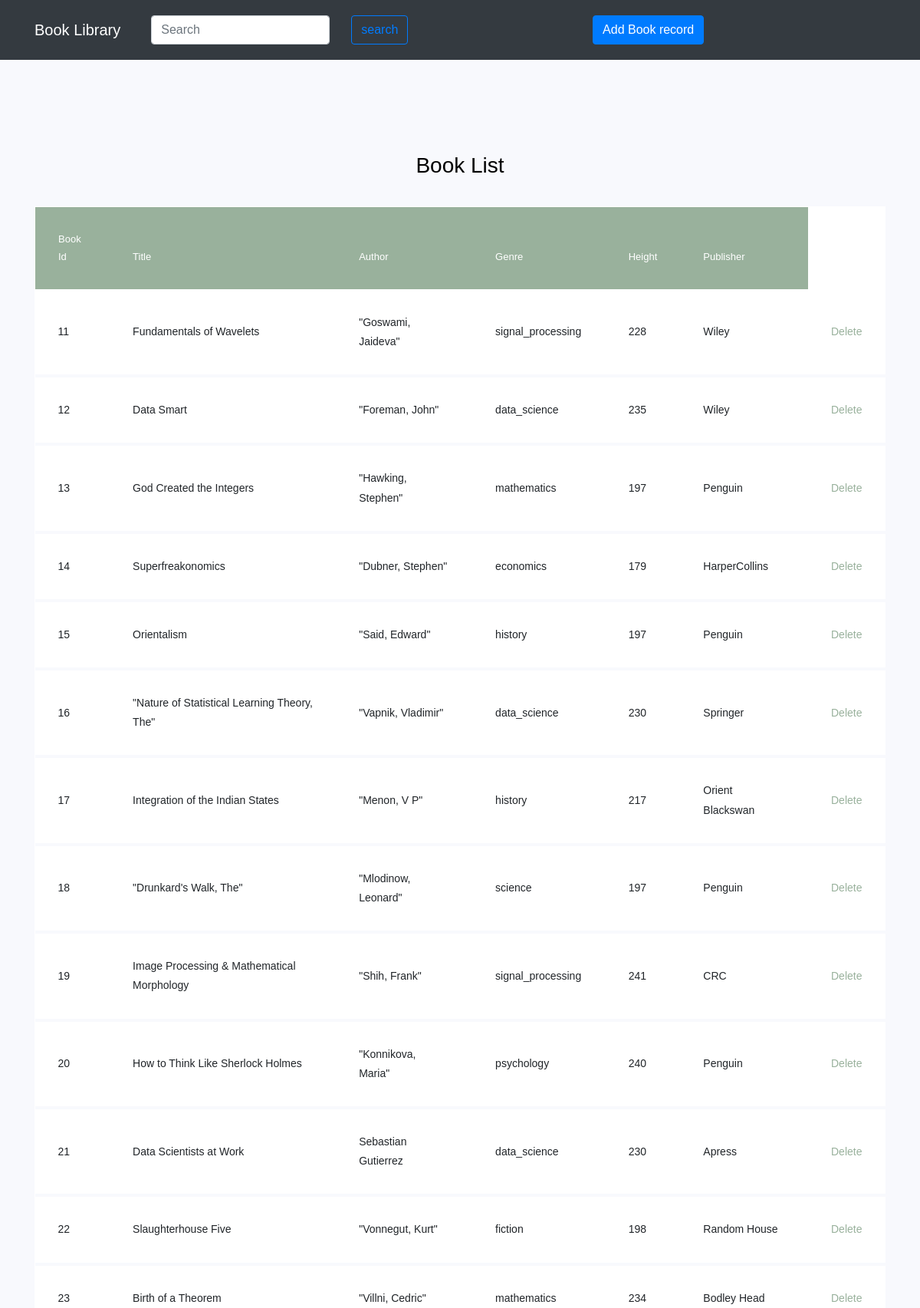
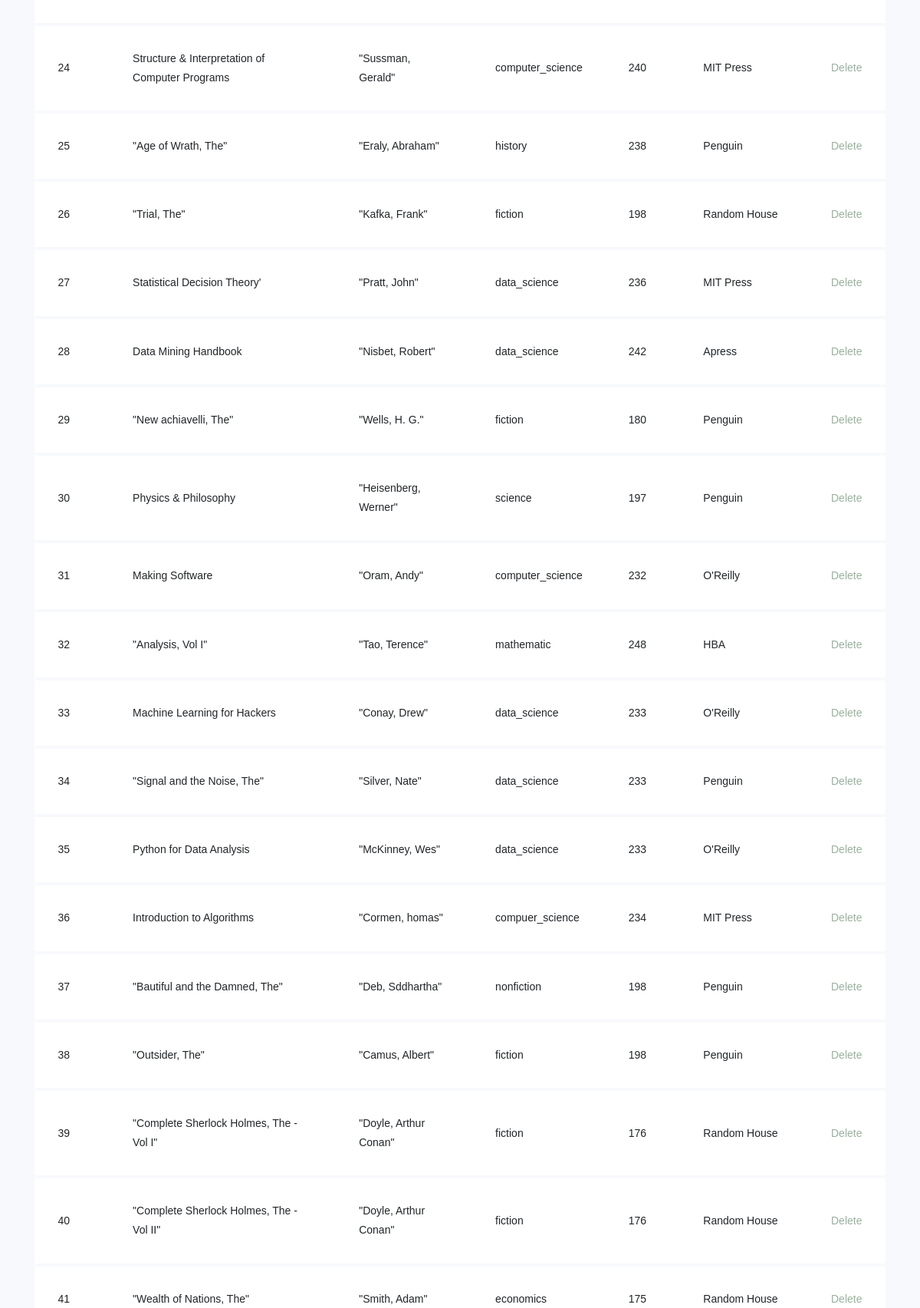
The page / (upper part) on the database its author committed (2 pictures, top to bottom).
### Library_management/models.py (models this page shows)
class book(models.Model):
    title = models.CharField(max_length=100)
    author = models.CharField(max_length=100)
    genre = models.CharField(max_length=100)
    height = models.IntegerField()
    publisher = models.CharField(max_length=100)

### Library_management/views.py (the view)
# urls.py: path('',views.bkdisplay, name="bkdisplay"),
def bkdisplay(request):
    if 's' in request.GET:
        s=request.GET['s']
        results=book.objects.filter(Q(title__icontains=s) | Q(genre__icontains=s))
    else:
        results=book.objects.all()
    return render(request,"index.html",{"book":results})

### templates/index.html (shortened to what this page needs)
<!DOCTYPE html>
<head>
    <link rel="stylesheet" href="https://cdn.jsdelivr.net/npm/bootstrap@4.5.3/dist/css/bootstrap.min.css">
	<link rel="stylesheet" href="https://stackpath.bootstrapcdn.com/font-awesome/4.7.0/css/font-awesome.min.css">
    <link rel="stylesheet" href="../css/style.css"/>
</head>
<body>
    <section>
        <nav class="navbar navbar-expand-lg bg-dark navbar-dark py-3 fixed-top">
            <div class="container">
              <a href="#" class="navbar-brand">Book Library</a>
              <div class="collapse navbar-collapse" id="navmenu">
                  <form>
                      <div class="input-group">
                          <input name="s" type="text" class="form-control rounded mx-4" placeholder="Search" aria-label="Search"
                          aria-describedby="search-addon" />
                          <button type="submit" value="search" class="btn btn-outline-primary mx-1">search</button>
                  </div>
                  </form>
                <div class="navbar-nav mx-auto">
                      <a  href="{% url 'bkinsert' %}"><button class="btn btn-primary mx-1">Add Book record</button></a>
                </div>
              </div>
            </div>
          </nav>
    </section>
    <section class="ftco-section">
        <div class="container" style="padding-top: 50px; padding-bottom: 40px;">
             <div class="row justify-content-center">
                <div class="col-md-6 text-center mb-4">
                    <h2 class="heading-section">Book List</h2>
                </div>
            </div>
            <div class="row">
                 <div class="col-md-12">
                    <div class="table-wrap">
                            <table class="table">
                                <thead class="thead-primary">
                                  <tr class="alert" role="alert" >
                                    <th>Book Id</th>
                                    <th>Title</th>
                                    <th>Author</th>
                                    <th>Genre</th>
                                    <th>Height</th>
                                    <th>Publisher</th>
                                  </tr>
                                </thead>
                                {% for displayst in book %}
                                <tbody>
                                <tr >
                                    <td>{{displayst.id}}</td>
                                    <td>{{displayst.title}}</td>
                                    <td>{{displayst.author}}</td>
                                    <td>{{displayst.genre}}</td>
                                    <td>{{displayst.height}}</td>
                                    <td>{{displayst.publisher}}</td>
                                    <td><a href="/Delete/{{displayst.id}}" onclick="return confirm('Are you sure you want to DELETE ?')">Delete</a></td>
                                </tr>
                                </tbody>
                                {% endfor %}
                        </table>
                    </div>
                </div>
             </div>
        </div>
    </section>
    <br>
</body>
</html>

### rows shown on the page
book: id "11", title "Fundamentals of Wavelets", author "\"Goswami, Jaideva\"", genre "signal_processing", height "228", publisher "Wiley"
book: id "12", title "Data Smart", author "\"Foreman, John\"", genre "data_science", height "235", publisher "Wiley"
book: id "13", title "God Created the Integers", author "\"Hawking, Stephen\"", genre "mathematics", height "197", publisher "Penguin"
book: id "14", title "Superfreakonomics", author "\"Dubner, Stephen\"", genre "economics", height "179", publisher "HarperCollins"
book: id "15", title "Orientalism", author "\"Said, Edward\"", genre "history", height "197", publisher "Penguin"
book: id "16", title "\"Nature of Statistical Learning Theory, The\"", author "\"Vapnik, Vladimir\"", genre "data_science", height "230", publisher "Springer"
book: id "17", title "Integration of the Indian States", author "\"Menon, V P\"", genre "history", height "217", publisher "Orient Blackswan"
book: id "18", title "\"Drunkard's Walk, The\"", author "\"Mlodinow, Leonard\"", genre "science", height "197", publisher "Penguin"
book: id "19", title "Image Processing & Mathematical Morphology", author "\"Shih, Frank\"", genre "signal_processing", height "241", publisher "CRC"
book: id "20", title "How to Think Like Sherlock Holmes", author "\"Konnikova, Maria\"", genre "psychology", height "240", publisher "Penguin"
book: id "21", title "Data Scientists at Work", author "Sebastian Gutierrez", genre "data_science", height "230", publisher "Apress"
book: id "22", title "Slaughterhouse Five", author "\"Vonnegut, Kurt\"", genre "fiction", height "198", publisher "Random House"
book: id "23", title "Birth of a Theorem", author "\"Villni, Cedric\"", genre "mathematics", height "234", publisher "Bodley Head"
book: id "24", title "Structure & Interpretation of Computer Programs", author "\"Sussman, Gerald\"", genre "computer_science", height "240", publisher "MIT Press"
book: id "25", title "\"Age of Wrath, The\"", author "\"Eraly, Abraham\"", genre "history", height "238", publisher "Penguin"
book: id "26", title "\"Trial, The\"", author "\"Kafka, Frank\"", genre "fiction", height "198", publisher "Random House"
book: id "27", title "Statistical Decision Theory'", author "\"Pratt, John\"", genre "data_science", height "236", publisher "MIT Press"
book: id "28", title "Data Mining Handbook", author "\"Nisbet, Robert\"", genre "data_science", height "242", publisher "Apress"
book: id "29", title "\"New achiavelli, The\"", author "\"Wells, H. G.\"", genre "fiction", height "180", publisher "Penguin"
book: id "30", title "Physics & Philosophy", author "\"Heisenberg, Werner\"", genre "science", height "197", publisher "Penguin"
book: id "31", title "Making Software", author "\"Oram, Andy\"", genre "computer_science", height "232", publisher "O'Reilly"
book: id "32", title "\"Analysis, Vol I\"", author "\"Tao, Terence\"", genre "mathematic", height "248", publisher "HBA"
book: id "33", title "Machine Learning for Hackers", author "\"Conay, Drew\"", genre "data_science", height "233", publisher "O'Reilly"
book: id "34", title "\"Signal and the Noise, The\"", author "\"Silver, Nate\"", genre "data_science", height "233", publisher "Penguin"
book: id "35", title "Python for Data Analysis", author "\"McKinney, Wes\"", genre "data_science", height "233", publisher "O'Reilly"
book: id "36", title "Introduction to Algorithms", author "\"Cormen, homas\"", genre "compuer_science", height "234", publisher "MIT Press"
book: id "37", title "\"Bautiful and the Damned, The\"", author "\"Deb, Sddhartha\"", genre "nonfiction", height "198", publisher "Penguin"
book: id "38", title "\"Outsider, The\"", author "\"Camus, Albert\"", genre "fiction", height "198", publisher "Penguin"
book: id "39", title "\"Complete Sherlock Holmes, The - Vol I\"", author "\"Doyle, Arthur Conan\"", genre "fiction", height "176", publisher "Random House"
book: id "40", title "\"Complete Sherlock Holmes, The - Vol II\"", author "\"Doyle, Arthur Conan\"", genre "fiction", height "176", publisher "Random House"
book: id "41", title "\"Wealth of Nations, The\"", author "\"Smith, Adam\"", genre "economics", height "175", publisher "Random House"
